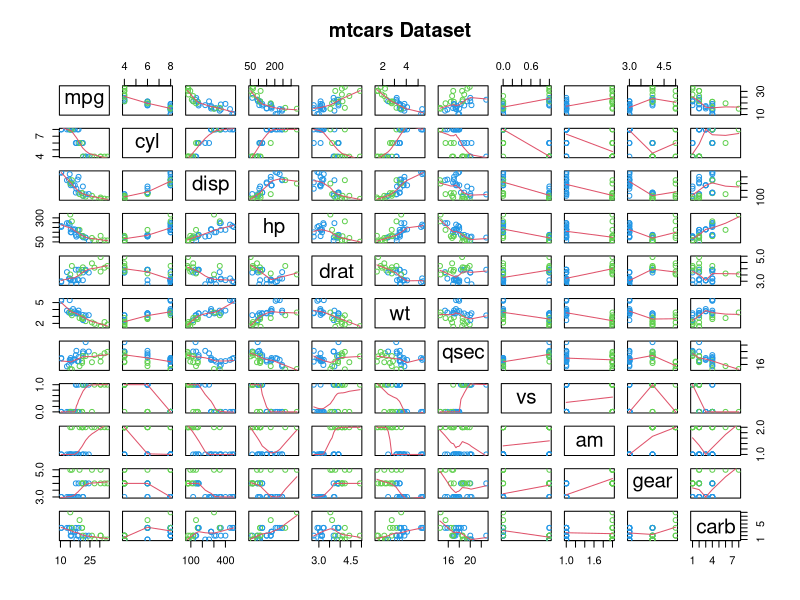
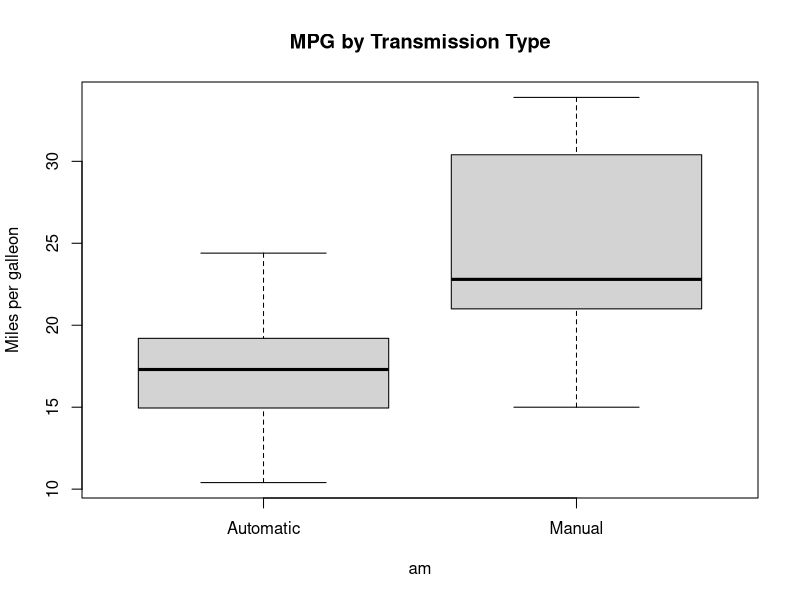
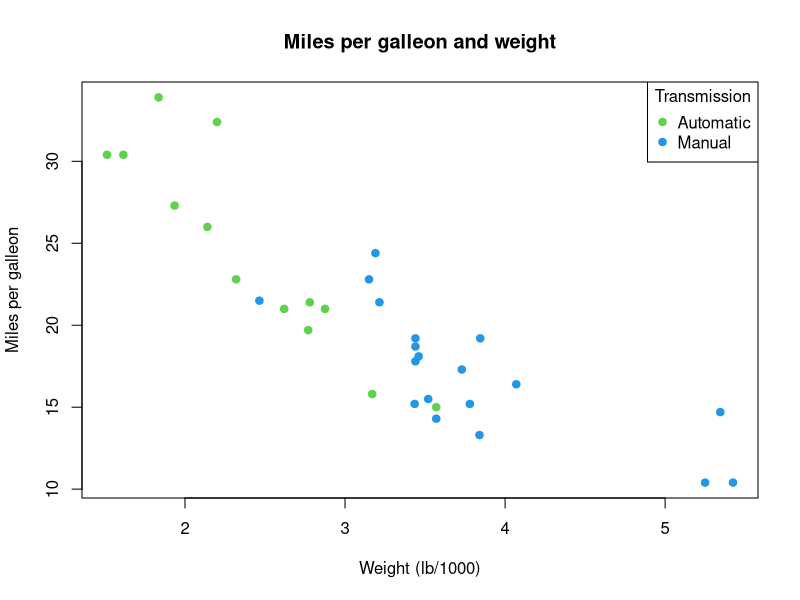
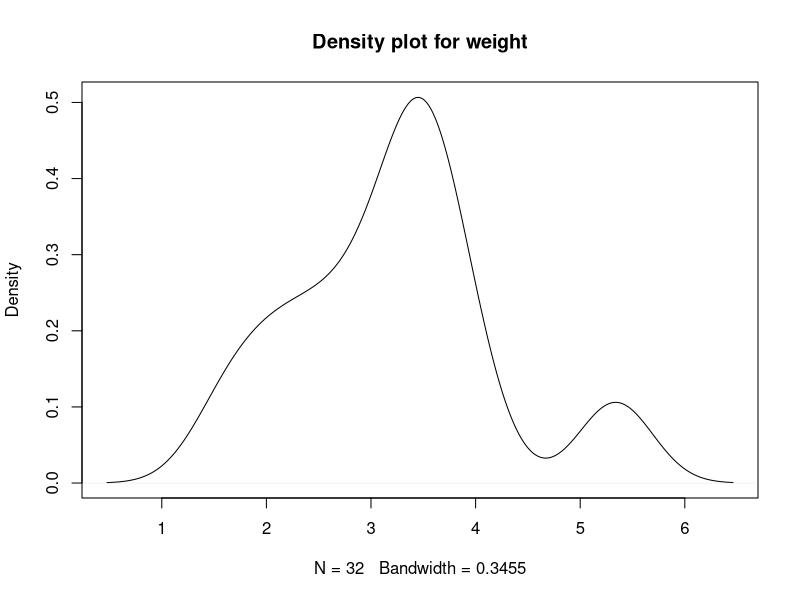
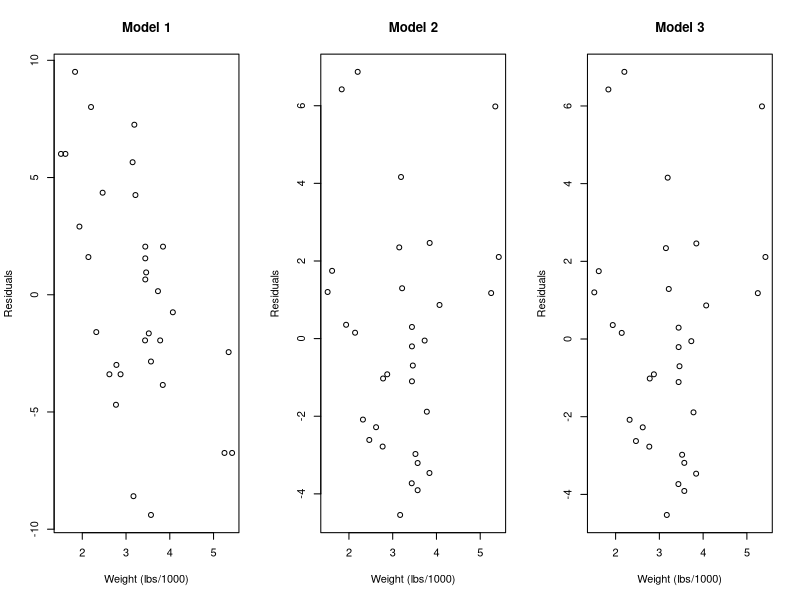

Generate these figures, in order, with R:
## ---- chunk 1
library(datasets)
data(mtcars)
## ---- chunk 2
mtcars$am <- as.factor(mtcars$am)
levels(mtcars$am) <- c("Automatic", "Manual")
## ---- chunk 3
pairs(mtcars, panel = panel.smooth, main = "mtcars Dataset", col = 3 + (mtcars$am == "Automatic"))
## ---- chunk 4
boxplot(mpg ~ am, data = mtcars, main = "MPG by Transmission Type", ylab = "Miles per galleon")
## ---- chunk 5
# remove the factor and select the correlations between mpg and the other variables
cor(mtcars[, -c(9)])[1, ]
## ---- chunk 6
plot(mpg ~ wt, data = mtcars, col = 3 + (mtcars$am == "Automatic"), 
     ylab = "Miles per galleon", xlab = "Weight (lb/1000)", 
     main = "Miles per galleon and weight", pch = 19)
legend("topright", c("Automatic", "Manual"), pch = 19, 
       col = c(3, 4), title = "Transmission")
## ---- chunk 7
plot(density(mtcars$wt), main = "Density plot for weight")
## ---- chunk 8
amtest <- t.test(x = subset(mtcars, am == "Automatic")$wt, 
                 y = subset(mtcars, am == "Manual")$wt, 
                 alternative = c("two.sided"))
## ---- chunk 9
fit1 <- lm(mpg ~ am, data = mtcars)

RMSE1 <- sqrt(sum(fit1$residuals ^ 2) / nrow(mtcars))
RSQ1 <- summary(fit1)$r.squared
## ---- chunk 10
fit2 <- lm(mpg ~ wt, data = mtcars)

RMSE2 <- sqrt(sum(fit2$residuals ^ 2) / nrow(mtcars))
RSQ2 <- summary(fit2)$r.squared
## ---- chunk 11
fit3 <- lm(mpg ~ am + wt, data = mtcars)

RMSE3 <- sqrt(sum(fit3$residuals ^ 2) / nrow(mtcars))
RSQ3 <- summary(fit3)$r.squared
## ---- chunk 12
par(mfcol = c(1, 3))
plot(mtcars$wt,resid(fit1), main = "Model 1", xlab = "Weight (lbs/1000)", ylab = "Residuals")
plot(mtcars$wt,resid(fit2), main = "Model 2", xlab = "Weight (lbs/1000)", ylab = "Residuals")
plot(mtcars$wt, resid(fit3), main = "Model 3", xlab = "Weight (lbs/1000)", ylab = "Residuals")
## ---- chunk 13
sumCoef2 <- summary(fit2)$coef
sumCoef2

sumCoef3 <- summary(fit3)$coef
sumCoef3

# compute the confidence interval for the required parameters
transmission_ci <- sumCoef3[2, 1] + c(-1, 1) * qt(.975, df = fit3$df) * sumCoef3[2, 2]
